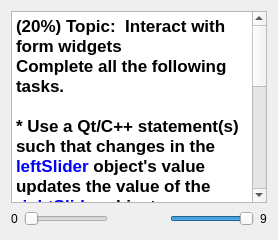
          <widget class="QWidget" name="tab_10">
           <attribute name="title">
            <string>b2</string>
           </attribute>
           <layout class="QVBoxLayout" name="verticalLayout_11">
            <item>
             <widget class="QTextBrowser" name="textBrowser_11">
              <property name="html">
               <string>&lt;!DOCTYPE HTML PUBLIC &quot;-//W3C//DTD HTML 4.0//EN&quot; &quot;http://www.w3.org/TR/REC-html40/strict.dtd&quot;&gt;
&lt;html&gt;&lt;head&gt;&lt;meta name=&quot;qrichtext&quot; content=&quot;1&quot; /&gt;&lt;style type=&quot;text/css&quot;&gt;
p, li { white-space: pre-wrap; }
&lt;/style&gt;&lt;/head&gt;&lt;body style=&quot; font-family:'Sans'; font-size:10pt; font-weight:400; font-style:normal;&quot;&gt;
&lt;p style=&quot; margin-top:0px; margin-bottom:0px; margin-left:0px; margin-right:0px; -qt-block-indent:0; text-indent:0px;&quot;&gt;&lt;span style=&quot; font-family:'.Lucida Grande UI'; font-size:13pt; font-weight:600;&quot;&gt;(20%) Topic:  Interact with form widgets&lt;/span&gt;&lt;/p&gt;
&lt;p style=&quot; margin-top:0px; margin-bottom:0px; margin-left:0px; margin-right:0px; -qt-block-indent:0; text-indent:0px;&quot;&gt;&lt;span style=&quot; font-family:'.Lucida Grande UI'; font-size:13pt; font-weight:600;&quot;&gt;Complete all the following tasks.&lt;/span&gt;&lt;/p&gt;
&lt;p style=&quot;-qt-paragraph-type:empty; margin-top:0px; margin-bottom:0px; margin-left:0px; margin-right:0px; -qt-block-indent:0; text-indent:0px; font-family:'.Lucida Grande UI'; font-size:13pt; font-weight:600;&quot;&gt;&lt;br /&gt;&lt;/p&gt;
&lt;p style=&quot; margin-top:0px; margin-bottom:0px; margin-left:0px; margin-right:0px; -qt-block-indent:0; text-indent:0px;&quot;&gt;&lt;span style=&quot; font-family:'.Lucida Grande UI'; font-size:13pt; font-weight:600;&quot;&gt;* Use a Qt/C++ statement(s) such that changes in the &lt;/span&gt;&lt;span style=&quot; font-family:'.Lucida Grande UI'; font-size:13pt; font-weight:600; color:#0000ff;&quot;&gt;leftSlider&lt;/span&gt;&lt;span style=&quot; font-family:'.Lucida Grande UI'; font-size:13pt; font-weight:600;&quot;&gt; object's value updates the value of the &lt;/span&gt;&lt;span style=&quot; font-family:'.Lucida Grande UI'; font-size:13pt; font-weight:600; color:#0000ff;&quot;&gt;rightSlider&lt;/span&gt;&lt;span style=&quot; font-family:'.Lucida Grande UI'; font-size:13pt; font-weight:600;&quot;&gt; object&lt;/span&gt;&lt;/p&gt;
&lt;p style=&quot;-qt-paragraph-type:empty; margin-top:0px; margin-bottom:0px; margin-left:0px; margin-right:0px; -qt-block-indent:0; text-indent:0px; font-family:'.Lucida Grande UI'; font-size:13pt; font-weight:600;&quot;&gt;&lt;br /&gt;&lt;/p&gt;
&lt;p style=&quot; margin-top:0px; margin-bottom:0px; margin-left:0px; margin-right:0px; -qt-block-indent:0; text-indent:0px;&quot;&gt;&lt;span style=&quot; font-family:'.Lucida Grande UI'; font-size:13pt; font-weight:600;&quot;&gt;* Use a Qt/C++ statement(s) such that changes in the &lt;/span&gt;&lt;span style=&quot; font-family:'.Lucida Grande UI'; font-size:13pt; font-weight:600; color:#0000ff;&quot;&gt;rightSlider&lt;/span&gt;&lt;span style=&quot; font-family:'.Lucida Grande UI'; font-size:13pt; font-weight:600;&quot;&gt; object's value updates the value of the &lt;/span&gt;&lt;span style=&quot; font-family:'.Lucida Grande UI'; font-size:13pt; font-weight:600; color:#0000ff;&quot;&gt;leftSlider&lt;/span&gt;&lt;span style=&quot; font-family:'.Lucida Grande UI'; font-size:13pt; font-weight:600;&quot;&gt; object&lt;/span&gt;&lt;/p&gt;
&lt;p style=&quot;-qt-paragraph-type:empty; margin-top:0px; margin-bottom:0px; margin-left:0px; margin-right:0px; -qt-block-indent:0; text-indent:0px; font-family:'.Lucida Grande UI'; font-size:13pt; font-weight:600;&quot;&gt;&lt;br /&gt;&lt;/p&gt;
&lt;p style=&quot; margin-top:0px; margin-bottom:0px; margin-left:0px; margin-right:0px; -qt-block-indent:0; text-indent:0px;&quot;&gt;&lt;span style=&quot; font-family:'.Lucida Grande UI'; font-size:13pt; font-weight:600;&quot;&gt;* Use a Qt/C++ statement(s) to update both &lt;/span&gt;&lt;span style=&quot; font-family:'.Lucida Grande UI'; font-size:13pt; font-weight:600; color:#0000ff;&quot;&gt;leftLabel&lt;/span&gt;&lt;span style=&quot; font-family:'.Lucida Grande UI'; font-size:13pt; font-weight:600;&quot;&gt; and &lt;/span&gt;&lt;span style=&quot; font-family:'.Lucida Grande UI'; font-size:13pt; font-weight:600; color:#0000ff;&quot;&gt;rightLabel&lt;/span&gt;&lt;span style=&quot; font-family:'.Lucida Grande UI'; font-size:13pt; font-weight:600;&quot;&gt; values correctly&lt;/span&gt;&lt;/p&gt;
&lt;p style=&quot;-qt-paragraph-type:empty; margin-top:0px; margin-bottom:0px; margin-left:0px; margin-right:0px; -qt-block-indent:0; text-indent:0px; font-family:'.Lucida Grande UI'; font-size:13pt; font-weight:600; color:#000000;&quot;&gt;&lt;br /&gt;&lt;/p&gt;
&lt;p style=&quot; margin-top:0px; margin-bottom:0px; margin-left:0px; margin-right:0px; -qt-block-indent:0; text-indent:0px;&quot;&gt;&lt;span style=&quot; font-family:'.Lucida Grande UI'; font-size:13pt; font-weight:600; color:#ff0000;&quot;&gt;Do NOT use the Designer tool to modify the form itself or you will receive&lt;/span&gt;&lt;span style=&quot; font-family:'.Lucida Grande UI'; font-size:13pt; font-weight:600; color:#000000;&quot;&gt; zero credit (0 points).&lt;/span&gt;&lt;/p&gt;&lt;/body&gt;&lt;/html&gt;</string>
              </property>
             </widget>
            </item>
            <item>
             <layout class="QHBoxLayout" name="horizontalLayout_11">
              <item>
               <widget class="QLabel" name="leftLabel">
                <property name="text">
                 <string>0</string>
                </property>
               </widget>
              </item>
              <item>
               <widget class="QSlider" name="a2b2slider1">
                <property name="maximum">
                 <number>9</number>
                </property>
                <property name="orientation">
                 <enum>Qt::Horizontal</enum>
                </property>
               </widget>
              </item>
              <item>
               <spacer name="horizontalSpacer_12">
                <property name="orientation">
                 <enum>Qt::Horizontal</enum>
                </property>
                <property name="sizeHint" stdset="0">
                 <size>
                  <width>40</width>
                  <height>20</height>
                 </size>
                </property>
               </spacer>
              </item>
              <item>
               <widget class="QSlider" name="a2b2slider2">
                <property name="maximum">
                 <number>9</number>
                </property>
                <property name="value">
                 <number>9</number>
                </property>
                <property name="orientation">
                 <enum>Qt::Horizontal</enum>
                </property>
                <property name="invertedAppearance">
                 <bool>false</bool>
                </property>
               </widget>
              </item>
              <item>
               <widget class="QLabel" name="rightLabel">
                <property name="text">
                 <string>9</string>
                </property>
               </widget>
              </item>
             </layout>
            </item>
           </layout>
          </widget>
